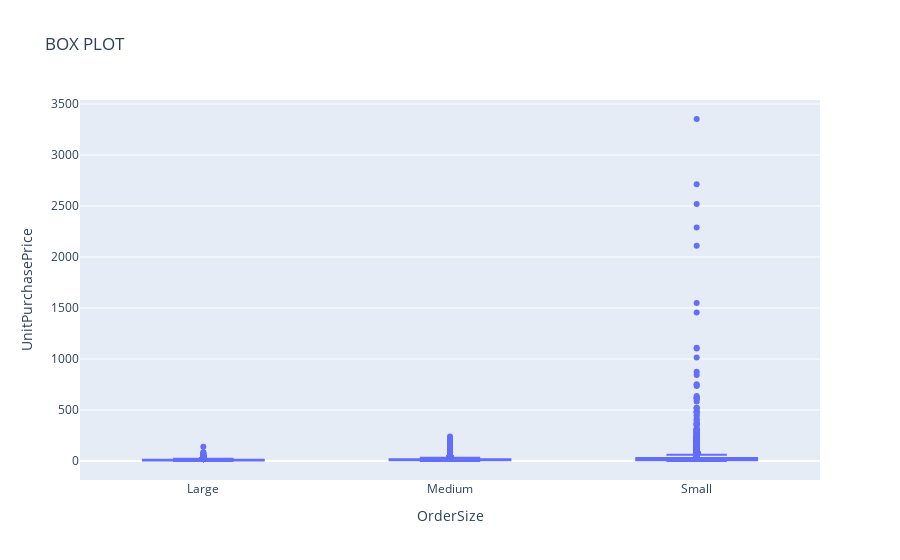

Notebook source saved alongside this figure:
### Code cell
# plt.figure(figsize = (10,6))
fig = px.box( df,x = 'OrderSize',y='UnitPurchasePrice',title='BOX PLOT',points='suspectedoutliers')
fig.show()

### Figure 1 — Plotly figure (JSON) as saved in the notebook; plotly's stock layout.template omitted (floating-point values rounded to 4 significant figures; data arrays with more than 128 entries replaced by an {"elided": "..."} marker saying what was removed)
{"data": [{"alignmentgroup": "True", "boxpoints": "suspectedoutliers", "hovertemplate": "OrderSize=%{x}<br>UnitPurchasePrice=%{y}<extra></extra>", "legendgroup": "", "marker": {"color": "#636efa"}, "name": "", "notched": false, "offsetgroup": "", "orientation": "v", "showlegend": false, "type": "box", "x": {"elided": "8564 str values"}, "x0": " ", "xaxis": "x", "y": {"elided": "8564 float values"}, "y0": " ", "yaxis": "y"}], "layout": {"boxmode": "group", "legend": {"tracegroupgap": 0}, "title": {"text": "BOX PLOT"}, "xaxis": {"anchor": "y", "domain": [0, 1], "title": {"text": "OrderSize"}}, "yaxis": {"anchor": "x", "domain": [0, 1], "title": {"text": "UnitPurchasePrice"}}}}
